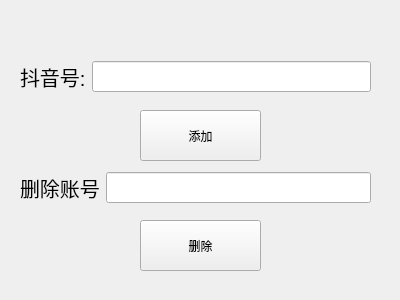
<?xml version="1.0" encoding="UTF-8"?>
<ui version="4.0">
 <class>Form</class>
 <widget class="QWidget" name="Form">
  <property name="geometry">
   <rect>
    <x>0</x>
    <y>0</y>
    <width>400</width>
    <height>300</height>
   </rect>
  </property>
  <property name="minimumSize">
   <size>
    <width>400</width>
    <height>300</height>
   </size>
  </property>
  <property name="maximumSize">
   <size>
    <width>400</width>
    <height>300</height>
   </size>
  </property>
  <property name="windowTitle">
   <string>Form</string>
  </property>
  <widget class="QPushButton" name="pushButton">
   <property name="geometry">
    <rect>
     <x>140</x>
     <y>110</y>
     <width>121</width>
     <height>51</height>
    </rect>
   </property>
   <property name="text">
    <string>添加</string>
   </property>
  </widget>
  <widget class="QPushButton" name="pushButton_2">
   <property name="geometry">
    <rect>
     <x>140</x>
     <y>220</y>
     <width>121</width>
     <height>51</height>
    </rect>
   </property>
   <property name="text">
    <string>删除</string>
   </property>
  </widget>
  <widget class="QWidget" name="">
   <property name="geometry">
    <rect>
     <x>20</x>
     <y>50</y>
     <width>351</width>
     <height>53</height>
    </rect>
   </property>
   <layout class="QHBoxLayout" name="horizontalLayout">
    <item>
     <widget class="QLabel" name="label">
      <property name="minimumSize">
       <size>
        <width>0</width>
        <height>51</height>
       </size>
      </property>
      <property name="font">
       <font>
        <pointsize>15</pointsize>
       </font>
      </property>
      <property name="text">
       <string>抖音号:</string>
      </property>
     </widget>
    </item>
    <item>
     <widget class="QLineEdit" name="lineEdit">
      <property name="minimumSize">
       <size>
        <width>0</width>
        <height>31</height>
       </size>
      </property>
     </widget>
    </item>
   </layout>
  </widget>
  <widget class="QWidget" name="">
   <property name="geometry">
    <rect>
     <x>20</x>
     <y>162</y>
     <width>351</width>
     <height>51</height>
    </rect>
   </property>
   <layout class="QHBoxLayout" name="horizontalLayout_2">
    <item>
     <widget class="QLabel" name="label_2">
      <property name="font">
       <font>
        <pointsize>15</pointsize>
       </font>
      </property>
      <property name="text">
       <string>删除账号</string>
      </property>
     </widget>
    </item>
    <item>
     <widget class="QLineEdit" name="lineEdit_2">
      <property name="minimumSize">
       <size>
        <width>0</width>
        <height>31</height>
       </size>
      </property>
     </widget>
    </item>
   </layout>
  </widget>
 </widget>
 <resources/>
 <connections/>
</ui>
